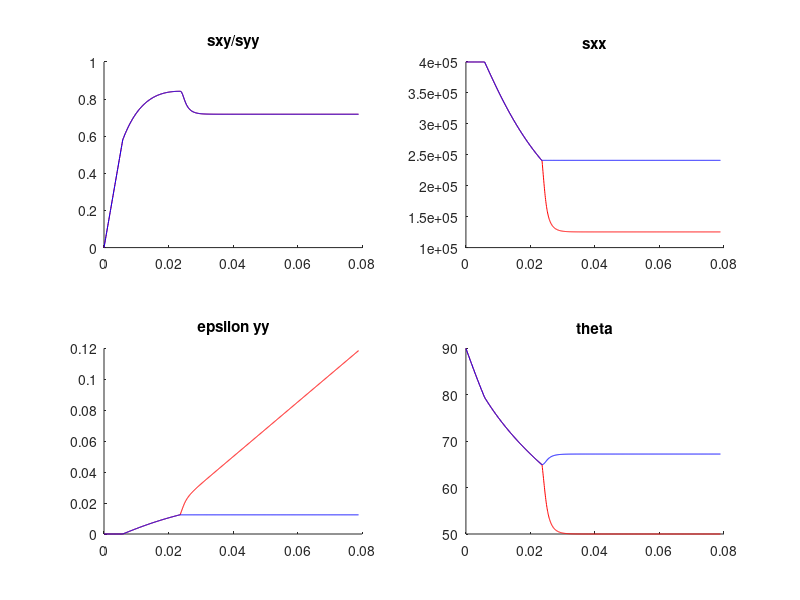

Reproduce this figure in MATLAB.
function Vermeer3_ana()
degrad = pi/180;
% parametre;
G         = 10e6;
phi       = 40*degrad;
psi       = 10*degrad;
c         =  0;
gamma_tot = 0.08;
nu        = 0. ;
col       = 'b';
ifig      = 8;
%%%%  Condition Initiale
sxx = -400e3;
syy = -100e3;
sxy = 0 ;
%%%%  CL
dt           = 1;
gamma_dot_xy = 1e-4;
eps_dot_xx   = 0;
sigma_dot_yy = 0;

nstep = gamma_tot/(gamma_dot_xy*dt);
thick  = 1/10; %one cell thick in a 10 cell model / ratio of band thickness to model thickness
[sigma_out,sigma_in,beta,alpha,epsilon_out,epsilon_in] = Vermeer3_ana_llp2013(phi,psi,nu,sxx,syy,sxy,G,nstep,gamma_dot_xy,thick);
end

function [sigma_out,sigma_in,beta,alpha,epsilon_out,epsilon_in] = Vermeer3_ana_llp2013(phi,psi,nu,sxx,syy,sxy,G,nstep,gamma_dot_xy,thick)
beenhere = 0;
%elasticity
L       = 2*G*nu/(1-2*nu);
D = [L+2*G L 0 ;L L+2*G 0; 0 0 G];
% cohesion
c= 0;
% forcing 
sigma_dot_yy =0;
eps_dot_xx   = 0;
gamma_dot_xy_in = gamma_dot_xy;
gamma_dot_xy_out = gamma_dot_xy;
%initialize arrays
sigma_out   = [sxx,syy,sxy]';
sigma_in   = [sxx,syy,sxy]';
epsilon_out   = [0 0 0]';
epsilon_in    = [0 0 0]';
gamma_bulk    = 0; 
% 
theta      = 90;
theta_out  = theta;

beta       = pi/2; 
alpha      = beta;

for i = 1:nstep
    M = D;
    F = f(sigma_in(:,i),phi,c);
    if F>=0
    dFdsig = [(sin(phi)-sin(beta(i)))/2;...
              (sin(phi)+sin(beta(i)))/2;...
              cos(beta(i))];
    dGdsig = [(sin(psi)-sin(beta(i)))/2;...
              (sin(psi)+sin(beta(i)))/2;...
              cos(beta(i))];
    a               = D*dGdsig;
    b               = D*dFdsig;
    d = dFdsig'*D*dGdsig;
    M = D-1/d*a*b';
    end
    
    eps_dot_yy_in   = - M(2,3)/M(2,2)*gamma_dot_xy_in;
    sigma_dot_xx_in = (-M(1,2)*M(2,3) + M(1,3)*M(2,2))/M(2,2)*gamma_dot_xy_in;
    sigma_dot_xy_in = (-M(3,2)*M(2,3) + M(3,3)*M(2,2))/M(2,2)*gamma_dot_xy_in;
    
    %if beta(i) >= phi*0.95
    if sigma_dot_xy_in >=0    
    %if beta(i)>atan(sin(phi)*cos(psi)/(1-(sin(phi)*sin(psi))))
    %if beta(i)>0.6283    
        eps_dot_yy_out   = - M(2,3)/M(2,2)*gamma_dot_xy_out;
        sigma_dot_xx_out = (-M(1,2)*M(2,3) + M(1,3)*M(2,2))/M(2,2)*gamma_dot_xy_out;
        sigma_dot_xy_out = (-M(3,2)*M(2,3) + M(3,3)*M(2,2))/M(2,2)*gamma_dot_xy_out;
    else
        if beenhere == 0 
            gamma_dot_xy_in=gamma_dot_xy/thick;
            beenhere = 1
        end  
          eps_dot_yy_out   = 0;
          sigma_dot_xx_out = 0; 
          sigma_dot_xy_out = sigma_dot_xy_in;
          gamma_dot_xy_out = sigma_dot_xy_in/G;
     end
    % increment stress and strain 
    sigma_in(:,i+1)   = sigma_in(:,i)     +  [sigma_dot_xx_in; sigma_dot_yy; sigma_dot_xy_in];
    epsilon_in(:,i+1) = epsilon_in(:,i)   +  [eps_dot_xx; eps_dot_yy_in; gamma_dot_xy_in];
    
    sigma_out(:,i+1)   = sigma_out(:,i)   +  [sigma_dot_xx_out; sigma_dot_yy; sigma_dot_xy_out];
    epsilon_out(:,i+1) = epsilon_out(:,i) +  [eps_dot_xx; eps_dot_yy_out; gamma_dot_xy_out];
    gamma_bulk(i+1)    = gamma_bulk(i)    +  gamma_dot_xy_in*thick+gamma_dot_xy_out*(1-thick); 

     % update alpha and beta + theta for post processing purpose 
    tau_star   = 1/2*sqrt((sigma_in(1,i+1)-sigma_in(2,i+1))^2+4*sigma_in(3,i+1)^2);
    sigma_star = (sigma_in(1,i+1)+sigma_in(2,i+1))/2;
    beta(i+1)  = asin((sigma_in(2,i+1)-sigma_in(1,i+1))/2/tau_star);
    theta(i+1)  = 45+beta(i+1)*90/pi;
    R          = 1/2*sqrt((sigma_out(1,i+1)-sigma_out(2,i+1))^2+4*sigma_out(3,i+1)^2);
    alpha(i+1)  = asin((sigma_out(2,i+1)-sigma_out(1,i+1))/2/R);
    theta_out(i+1)  = 45+alpha(i+1)*90/pi;
    
end
figure(8);clf;
subplot(221);hold on;
plot(gamma_bulk,-sigma_in(3,:)./sigma_in(2,:),'r',gamma_bulk,-sigma_out(3,:)./sigma_out(2,:),'b');title('sxy/syy');
subplot(224);hold on;
plot(gamma_bulk,theta,'r',gamma_bulk,theta_out,'b');title('theta');
subplot(223);hold on;
plot(gamma_bulk,epsilon_in(2,:),'r',gamma_bulk,epsilon_out(2,:),'b');title('epsilon yy');
subplot(222);hold on;
plot(gamma_bulk,-sigma_in(1,:),'r',gamma_bulk,-sigma_out(1,:),'b');title('sxx');
end

function F = f(sigma,phi,c)
tau_star   = 1/2*sqrt((sigma(1)-sigma(2))^2+4*sigma(3)^2);
sigma_star = (sigma(1)+sigma(2))/2;
F = tau_star + sigma_star*sin(phi)-c*cos(phi);
end